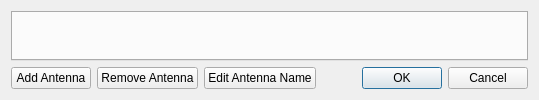
<?xml version="1.0" encoding="UTF-8"?>
<ui version="4.0">
 <class>RotSetupDialog</class>
 <widget class="QDialog" name="RotSetupDialog">
  <property name="windowTitle">
   <string>Setup Antenna </string>
  </property>
  <layout class="QVBoxLayout" name="verticalLayout">
   <item>
    <widget class="QLogTabWidget" name="antennaTab">
     <property name="currentIndex">
      <number>-1</number>
     </property>
    </widget>
   </item>
   <item>
    <layout class="QHBoxLayout" name="horizontalLayout">
     <item>
      <widget class="QPushButton" name="addAntenna">
       <property name="text">
        <string>Add Antenna</string>
       </property>
      </widget>
     </item>
     <item>
      <widget class="QPushButton" name="removeAntenna">
       <property name="text">
        <string>Remove Antenna</string>
       </property>
      </widget>
     </item>
     <item>
      <widget class="QPushButton" name="editAntName">
       <property name="text">
        <string>Edit Antenna Name</string>
       </property>
      </widget>
     </item>
     <item>
      <spacer name="horizontalSpacer">
       <property name="orientation">
        <enum>Qt::Horizontal</enum>
       </property>
       <property name="sizeHint" stdset="0">
        <size>
         <width>40</width>
         <height>20</height>
        </size>
       </property>
      </spacer>
     </item>
     <item>
      <widget class="QDialogButtonBox" name="buttonBox">
       <property name="orientation">
        <enum>Qt::Horizontal</enum>
       </property>
       <property name="standardButtons">
        <set>QDialogButtonBox::Cancel|QDialogButtonBox::Ok</set>
       </property>
      </widget>
     </item>
    </layout>
   </item>
  </layout>
 </widget>
 <customwidgets>
  <customwidget>
   <class>QLogTabWidget</class>
   <extends>QTabWidget</extends>
   <header>qlogtabwidget.h</header>
   <container>1</container>
  </customwidget>
 </customwidgets>
 <resources/>
 <connections>
  <connection>
   <sender>buttonBox</sender>
   <signal>accepted()</signal>
   <receiver>RotSetupDialog</receiver>
   <slot>accept()</slot>
   <hints>
    <hint type="sourcelabel">
     <x>248</x>
     <y>254</y>
    </hint>
    <hint type="destinationlabel">
     <x>157</x>
     <y>274</y>
    </hint>
   </hints>
  </connection>
  <connection>
   <sender>buttonBox</sender>
   <signal>rejected()</signal>
   <receiver>RotSetupDialog</receiver>
   <slot>reject()</slot>
   <hints>
    <hint type="sourcelabel">
     <x>316</x>
     <y>260</y>
    </hint>
    <hint type="destinationlabel">
     <x>286</x>
     <y>274</y>
    </hint>
   </hints>
  </connection>
 </connections>
</ui>
